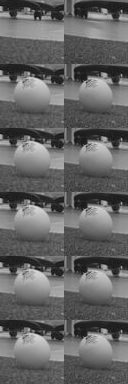
#> input picture tests/fixtures/stationary_ball_on_mat.png, 128 x 384 px
$ python -i ball_detector.py   (imports and definitions only)
#> lines starting #> are read from the running program, lines starting #| are printed output that depends on the picture; after the words box and inside, x2 and y2 are one past the last pixel; in counts of white or black regions, pixels touching at a corner belong together
#> further down, picture is the input picture: shape (384, 128, 3); min 14, max 218, mean 100.8
from functools import lru_cache

import cv2
import numpy as np


_ANGLES = np.linspace(0, 2 * np.pi, 96, endpoint=False)
_RING_X = np.cos(_ANGLES)
_RING_Y = np.sin(_ANGLES)
_MIRROR_X = (len(_ANGLES) // 2 - np.arange(len(_ANGLES))) % len(_ANGLES)
_TOP_ARC = _RING_Y < -0.25
_BOTTOM_ARC = _RING_Y > 0.25


# [116 lines left out: functions _moving_ball, detect_moving_ball, _ball_template, follow_ball, _match_ball_radius, not called in this run]


def detect_ball(frame, min_radius=5, max_radius=200, *, previous=None, prior=None,
                prefer_roundness=False):
    """Return the best supported bright, filled circle in the radius range.

    A recent frame from the same camera favors candidates that have moved.
    An optional prior (x, y, radius) is checked against the current image
    like any other proposal, so a weak rim can still support a detection.
    """
#> called with min_radius = 5, max_radius = 200, prefer_roundness = False
    if frame is None:
        return None
    gray = frame if frame.ndim == 2 else cv2.cvtColor(frame, cv2.COLOR_BGR2GRAY)
    blurred = cv2.GaussianBlur(gray, (5, 5), 0)
    brighter = None
    if previous is not None:
        previous_gray = previous if previous.ndim == 2 else cv2.cvtColor(previous, cv2.COLOR_BGR2GRAY)
        # Positive change ignores the old location when a bright ball moves away.
        brighter = cv2.subtract(blurred, cv2.GaussianBlur(previous_gray, (5, 5), 0))
        moving = _moving_ball(blurred, brighter, min_radius, max_radius)
        if moving is not None:
            return moving
    candidates = _circle_candidates(gray, blurred, min_radius, max_radius, prior,
                                    prefer_roundness, brighter)
    return candidates[0] if candidates else None


# [5 lines left out: function detect_ball_candidates, not called in this run]


def _circle_candidates(gray, blurred, min_radius, max_radius, prior, prefer_roundness, brighter):
#> called with min_radius = 5, max_radius = 200, prefer_roundness = False
    candidates = [prior] if prior is not None else []
    _, binary = cv2.threshold(blurred, 0, 255, cv2.THRESH_BINARY + cv2.THRESH_OTSU)
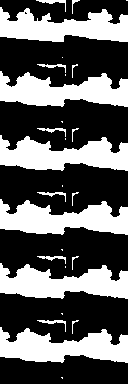
#> binary: shape (384, 128); 37.2% white; 28 white regions (10 under 20 px)
    contours, _ = cv2.findContours(binary, cv2.RETR_EXTERNAL, cv2.CHAIN_APPROX_SIMPLE)
#> contours = 28 contours, 16 with area under 20; largest, box (x1, y1, x2, y2) and area: (0, 263, 128, 299) 2766, (0, 327, 128, 363) 2764, (0, 199, 128, 235) 2764, (0, 135, 128, 171) 2762, (0, 71, 128, 107) 2753
    for contour in contours:
        perimeter = cv2.arcLength(contour, True)
        if perimeter and 4 * np.pi * cv2.contourArea(contour) / perimeter**2 >= 0.75:
            (x, y), radius = cv2.minEnclosingCircle(contour)
            candidates.append((x, y, radius))
#> this loop made 28 passes
#> perimeter on passes 2, 3, 4, 7, 8, 9, 11, 12, 13, 16, 17, 18: 407.9, 35.07, 78.38, 408.7, 35.07, 72.04, 405.3, 35.07, 75.21, 407.5, 35.07, 74.04
#> (contour, perimeter) on passes 1, 5, 6, 10, 14, 15: ([[61, 377], [62, 378], [62, 377]], 3.41), ([[61, 313], [62, 314], [62, 313]], 3.41), ([[65, 266], [65, 267]], 2), ([[61, 249], [62, 250], [62, 249]], 3.41), ([[62, 185], [62, 186]], 2), ([[65, 138], [65, 139]], 2)
#> after the loop, candidates = []
    # Circle proposals recover rims that merge with the tabletop in the thresholded
    # image. Use both gradient modes because weak or blurred rims can be incomplete.
    for method, dp, edge_threshold, circle_threshold in (
        (cv2.HOUGH_GRADIENT, 1, 60, 16),
        (cv2.HOUGH_GRADIENT_ALT, 1.5, 90, 0.65),
    ):
        circles = cv2.HoughCircles(
            blurred, method, dp=dp, minDist=max(8, min_radius // 2),
            param1=edge_threshold, param2=circle_threshold,
            minRadius=int(min_radius), maxRadius=int(max_radius),
        )
        if circles is not None:
            candidates.extend(circles[0])
#> after the loop, candidates = 432 items, first 6: [116.5, 231.5, 103], [50.5, 106.5, 43.6], [88.5, 300.5, 43.6], [73.5, 172.5, 41.4], [65.5, 239.5, 50.1], [62.5, 305.5, 50.4]
    if not candidates:
        return []

    centers = np.asarray(candidates, dtype=np.float32)
#> centers = 432 rows, first 8: [116.5, 231.5, 103], [50.5, 106.5, 43.6], [88.5, 300.5, 43.6], [73.5, 172.5, 41.4], [65.5, 239.5, 50.1], [62.5, 305.5, 50.4], [62.5, 297.5, 50.5], [65.5, 170.5, 46.3]
    x, y, radius = centers.T
#> x = 432 values, max 127.5 at index 13, min 1.5 at index 18, mean 64.21; y = 432 values, max 383.5 at index 180, min 1.5 at index 365, mean 190.6; radius = 432 values, max 103 at index 0, min 6.9 at index 404, mean 26.09
    height, width = gray.shape
#> height = 384; width = 128
    in_bounds = ((radius >= min_radius) & (radius <= max_radius)
                 & (x - radius >= 0) & (x + radius < width)
                 & (y - radius >= 0) & (y + radius < height))
    x, y, radius = centers[in_bounds].T
#> x = 270 values, max 117.5 at index 262, min 12.5 at index 174, mean 63.96; y = 270 values, max 370.5 at index 245, min 10.5 at index 205, mean 189.8; radius = 270 values, max 51.3 at index 8, min 6.9 at index 249, mean 21.59
    if not radius.size:
        return []

    def ring(scale, image=blurred):
#> called with scale = 0.82
        distance = radius[:, np.newaxis] * scale
#> distance = 270 values, max 42.07 at index 8, min 5.66 at index 249, mean 17.71
        xx = np.clip(np.rint(x[:, np.newaxis] + _RING_X * distance).astype(int), 0, width - 1)
        yy = np.clip(np.rint(y[:, np.newaxis] + _RING_Y * distance).astype(int), 0, height - 1)
        return image[yy, xx].astype(np.int16)

    inside, outside = ring(0.82), ring(1.12)
    support = np.mean(inside - outside >= 10, axis=1)
#> support = 270 values, max 0.885 at index 115, min 0 at index 142, mean 0.336
    sharpness = np.mean(ring(0.93) - ring(1.07) >= 8, axis=1)
#> call 4 of ring, with scale = 1.07
#> in ring (call 4), `distance = radius[:, np.newaxis] * scale`: distance = 270 values, max 54.89 at index 8, min 7.38 at index 249, mean 23.1
#> in ring (call 4), `return image[yy, xx].astype(np.int16)`:
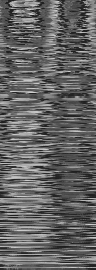
#> returned value: shape (270, 96) int16; min 29, max 208, mean 99.8
#> sharpness = 270 values, max 0.771 at index 140, min 0 at index 142, mean 0.286
    # The bottom arc can blend into the surface. The core still needs to be
    # bright and filled, which rules out bright rings and hollow logos.
    core = np.concatenate([ring(scale) for scale in (0.2, 0.4, 0.6)], axis=1)
#> in ring (call 5), `distance = radius[:, np.newaxis] * scale`: distance = 270 values, max 10.26 at index 8, min 1.38 at index 249, mean 4.32
#> in ring (call 5), `xx = np.clip(np.rint(x[:, np.newaxis] + _RING_X * distance).astype(int..`:
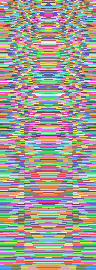
#> xx: shape (270, 96) int64; 110 distinct labels, from 10 to 119; one colour per label, 0 black
#> in ring (call 5), `yy = np.clip(np.rint(y[:, np.newaxis] + _RING_Y * distance).astype(int..`:
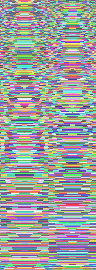
#> yy: shape (270, 96) int64; 360 distinct labels, from 8 to 372; one colour per label, 0 black
#> in ring (call 5), `return image[yy, xx].astype(np.int16)`:
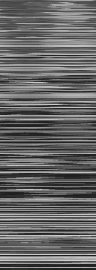
#> returned value: shape (270, 96) int16; min 29, max 208, mean 102.1
#> in ring (call 6), `distance = radius[:, np.newaxis] * scale`: distance = 270 values, max 20.52 at index 8, min 2.76 at index 249, mean 8.64
#> in ring (call 6), `return image[yy, xx].astype(np.int16)`:
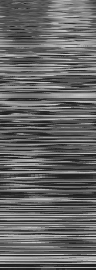
#> returned value: shape (270, 96) int16; min 29, max 208, mean 101.9
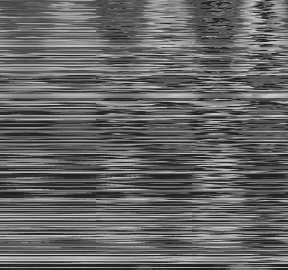
#> core: shape (270, 288) int16; min 29, max 208, mean 101.6
    background = np.percentile(outside, 35, axis=1)
#> background = 270 values, max 139 at index 267, min 42 at index 229, mean 82.94
    fill = np.mean(core > background[:, np.newaxis] + 15, axis=1)
#> fill = 270 values, max 1 at index 42, min 0 at index 136, mean 0.469
    valid = (support >= 0.58) & (fill >= 0.70)

    if prefer_roundness:
        # A monitor or reflection can make a large bright proposal. Reward
        # edges that stay near the same radius around the candidate and a
        # bright core even in its dimmer sectors.
        edges = np.stack([ring(scale - .04) - ring(scale + .04)
                          for scale in np.linspace(.82, 1.18, 11)], axis=1)
        peak = np.argmax(edges, axis=1)
        aligned = np.mean((abs(peak - 5) <= 2) & (np.max(edges, axis=1) > 12), axis=1)
        # Hough can fit an arc across unrelated edges in clutter. For a new
        # stationary lock, require a rim at a consistent radius around the center.
        valid &= aligned >= 0.60
        # Overhead light can make the lower half of a ball darker than the
        # turf. Accept either edge polarity when the rim stays circular and
        # the interior is shaded from top to bottom with similar left and right sides.
        magnitude = abs(edges)
        strongest = np.max(magnitude, axis=1)
        unsigned_rim = np.mean((abs(np.argmax(magnitude, axis=1) - 5) <= 2)
                               & (strongest > 10), axis=1)
        near_rim = np.mean(np.max(magnitude[:, 3:8], axis=1) >= 0.8 * strongest, axis=1)
        middle = ring(0.65)
        vertical_shading = np.mean(middle[:, _TOP_ARC], axis=1) - np.mean(middle[:, _BOTTOM_ARC], axis=1)
        asymmetry = np.mean(abs(middle - middle[:, _MIRROR_X]), axis=1)
        shaded_ball = ((support >= 0.45) & (fill >= 0.70) & (unsigned_rim >= 0.51)
                       & (near_rim >= 0.76) & (vertical_shading >= 32) & (asymmetry <= 20))
        valid |= shaded_ball
        dim_core = np.percentile(core, 20, axis=1) / 255
        tight_edge = np.mean(np.clip(ring(.94) - ring(1.06), 0, 55), axis=1) / 55
        score = (2 * support + aligned + 0.8 * dim_core + 0.55 * tight_edge
                 + 0.25 * fill + 0.6 * radius / max_radius - np.std(core, axis=1) / 300)
        score = np.where(shaded_ball, np.maximum(score, 3 + unsigned_rim + near_rim), score)
        # When silhouettes are otherwise comparable, the near turf is usually
        # lower in a view aimed across the hitting surface.
        score += 0.65 * y / height
    else:
        score = (support + 0.25 * sharpness + 0.25 * fill) * radius**0.20
#> score = 270 values, max 2.34 at index 115, min 0.0136 at index 142, mean 0.956
    if not valid.any():
        return []
    if brighter is not None:
        changed = np.mean(ring(0.82, brighter) >= 15, axis=1)
        score *= 1 + changed
    distinct = []
    indices = np.flatnonzero(valid)
#> indices = 21 values from 33 to 267
    for index in indices[np.argsort(-score[indices], kind="stable")]:
        center = (int(round(x[index])), int(round(y[index])))
        r = int(round(radius[index]))
        # Contours and both Hough passes often describe the same rim.
        if any(np.hypot(center[0] - ball["center"][0], center[1] - ball["center"][1])
               <= 0.55 * min(r, ball["radius"]) for ball in distinct):
            continue
        distinct.append({"center": center, "radius": r, "circularity": float(support[index])})
#> this loop made 21 passes
#> (index, center, r) on passes 1 to 12: (115, (30, 344), 18), (140, (96, 94), 17), (153, (30, 216), 18), (172, (98, 84), 14), (214, (98, 212), 14), (33, (36, 102), 28), (42, (34, 166), 29), (93, (32, 40), 31), (235, (38, 148), 11), (104, (46, 212), 26), (224, (26, 86), 12), (237, (24, 146), 10)
#> after the loop, distinct = 20 items
    return distinct


# [21 lines left out: function detect_ball_centers, not called in this run]

>>> import cv2
>>> picture = cv2.imread('../../../tests/fixtures/stationary_ball_on_mat.png')
>>> result = detect_ball(picture)
#> result = {'center': (30, 344), 'radius': 18, 'circularity': 0.885}
